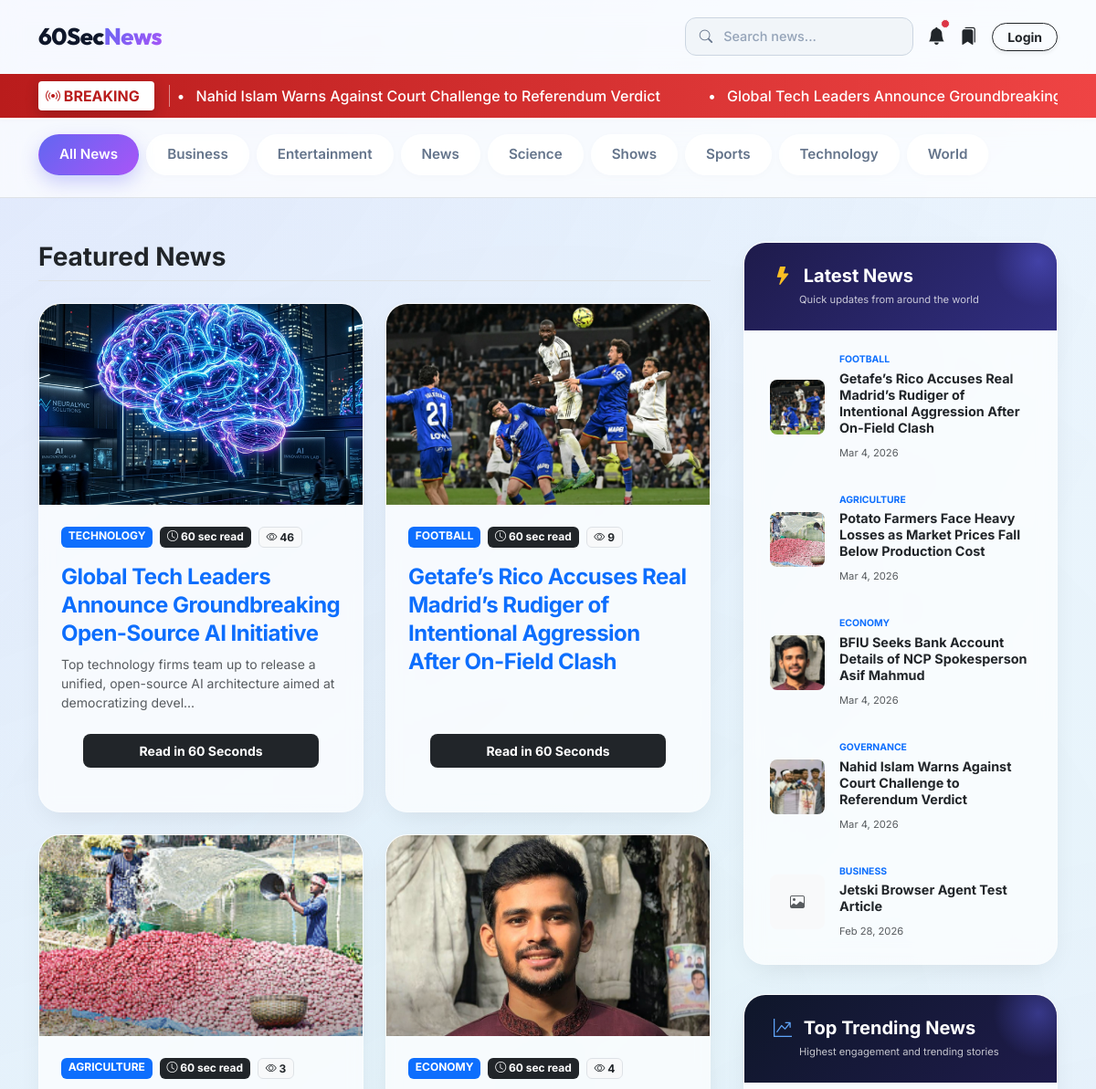
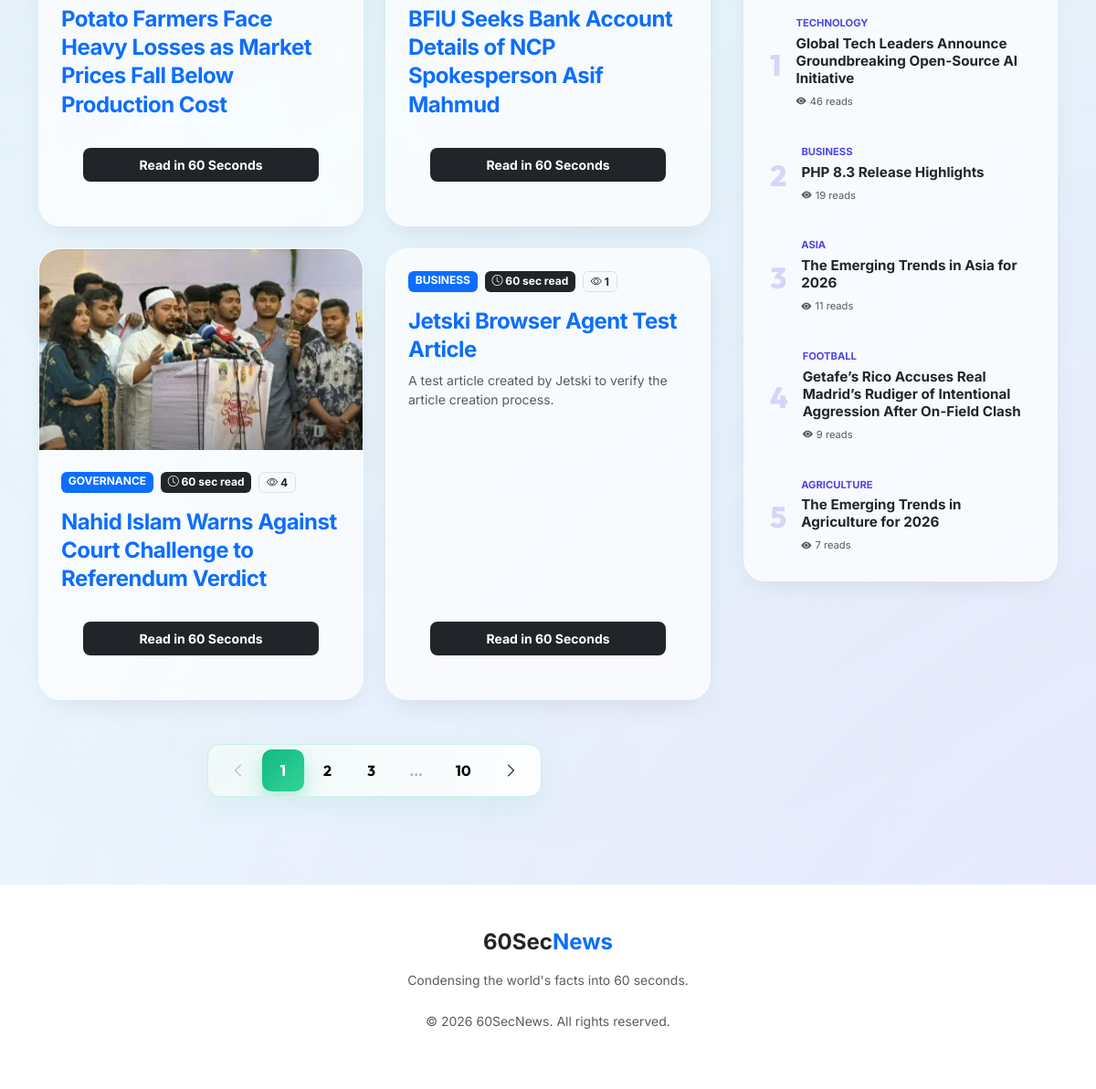
The page / on the database its author committed (2 pictures, top to bottom).
### tables this page shows
CREATE TABLE `articles` (
  `id` int(11) NOT NULL,
  `title` varchar(255) NOT NULL,
  `slug` varchar(255) NOT NULL,
  `summary` text NOT NULL,
  `content` text NOT NULL,
  `author_id` int(11) NOT NULL,
  `category_id` int(11) NOT NULL,
  `featured_image_id` int(11) DEFAULT NULL,
  `status` enum('draft','pending','published','embargoed','trashed') DEFAULT 'draft',
  `is_breaking` tinyint(1) DEFAULT 0,
  `is_pinned` tinyint(1) DEFAULT 0,
  `is_featured` tinyint(1) DEFAULT 0,
  `fact_checked` tinyint(1) DEFAULT 0,
  `publish_at` timestamp NULL DEFAULT NULL,
  `created_at` timestamp NOT NULL DEFAULT current_timestamp(),
  `updated_at` timestamp NOT NULL DEFAULT current_timestamp() ON UPDATE current_timestamp()
);

CREATE TABLE `categories` (
  `id` int(11) NOT NULL,
  `parent_id` int(11) DEFAULT NULL,
  `name` varchar(100) NOT NULL,
  `slug` varchar(100) NOT NULL,
  `created_at` timestamp NOT NULL DEFAULT current_timestamp()
);

CREATE TABLE `media` (
  `id` int(11) NOT NULL,
  `filename` varchar(255) NOT NULL,
  `folder` varchar(100) DEFAULT 'general',
  `alt_text` varchar(255) DEFAULT NULL,
  `uploader_id` int(11) DEFAULT NULL,
  `uploaded_at` timestamp NOT NULL DEFAULT current_timestamp()
);

### public/index.php (the view, shortened to what the rows shown need)
<?php
require_once __DIR__ . '/../app/helpers.php';
$db = DB::getInstance()->getConnection();
$category_slug = $_GET['category'] ?? 'all';
$params = [];
$cat_condition = "";
$settings_file = BASE_PATH . '/config/settings.json';
$settings = ['site_title' => '60-Second News'];
if (file_exists($settings_file))
    $settings = array_merge($settings, json_decode(file_get_contents($settings_file), true));
$top_story_sql = "
    SELECT a.*, c.name as category_name, c.slug as category_slug, u.username as author_name, m.filename, m.folder,
           SUM(v.view_count) as total_views
    FROM articles a
    JOIN categories c ON a.category_id = c.id
    JOIN users u ON a.author_id = u.id
    LEFT JOIN media m ON a.featured_image_id = m.id
    LEFT JOIN views v ON a.id = v.article_id
    WHERE a.status = 'published' AND a.is_pinned = 1 AND a.publish_at <= NOW()
    " . $cat_condition . "
    GROUP BY a.id, c.name, c.slug, u.username, m.filename, m.folder
    ORDER BY a.publish_at DESC
    LIMIT 1
";
$stmt = $db->prepare($top_story_sql);
$stmt->execute($params);
$top_story = $stmt->fetch();
$sidebar_latest = $db->query("
    SELECT a.title, a.slug, a.publish_at, c.name as category_name, m.filename, m.folder
    FROM articles a
    JOIN categories c ON a.category_id = c.id
    LEFT JOIN media m ON a.featured_image_id = m.id
    WHERE a.status = 'published' AND a.publish_at <= NOW()
    ORDER BY a.publish_at DESC
    LIMIT 5
")->fetchAll();
$page = isset($_GET['page']) ? max(1, (int) $_GET['page']) : 1;
$limit = 6;
if ($top_story) {
    if ($page == 1) {
        $fetch_limit = $limit - 1;
        $offset = 0;
    } else {
        $fetch_limit = $limit;
        $offset = ($limit - 1) + ($page - 2) * $limit;
    }
}
$latest_sql = "
    SELECT a.*, c.name as category_name, c.slug as category_slug, u.username as author_name, m.filename, m.folder,
           SUM(v.view_count) as total_views
    FROM articles a
    JOIN categories c ON a.category_id = c.id
    JOIN users u ON a.author_id = u.id
    LEFT JOIN media m ON a.featured_image_id = m.id
    LEFT JOIN views v ON a.id = v.article_id
    WHERE a.status = 'published' AND a.publish_at <= NOW()
    ";
if ($top_story) {
    $latest_sql .= " AND a.id != " . (int) $top_story['id'];
}
$latest_sql .= $cat_condition . " GROUP BY a.id, c.name, c.slug, u.username, m.filename, m.folder ORDER BY a.publish_at DESC LIMIT " . $fetch_limit . " OFFSET " . $offset;
$stmt = $db->prepare($latest_sql);
$stmt->execute($params);
$articles = $stmt->fetchAll();
$categories_raw = $db->query("SELECT id, name, slug, parent_id FROM categories ORDER BY parent_id IS NOT NULL, name ASC")->fetchAll();
$category_tree = [];
$children = [];
foreach ($categories_raw as $c) {
    if ($c['parent_id'] === null) {
        $category_tree[$c['id']] = $c;
        $category_tree[$c['id']]['children'] = [];
    } else {
        $children[$c['parent_id']][] = $c;
    }
}
foreach ($children as $pid => $kids) {
    if (isset($category_tree[$pid]))
        $category_tree[$pid]['children'] = $kids;
}
$breaking_news = $db->query("SELECT title,slug,publish_at FROM articles WHERE status='published' AND is_breaking=1 AND publish_at<=NOW() ORDER BY publish_at DESC LIMIT 5")->fetchAll();
?>
<!DOCTYPE html>
<html lang="en">
<head>
    <link href="https://cdn.jsdelivr.net/npm/bootstrap@5.3.2/dist/css/bootstrap.min.css" rel="stylesheet">
    <link rel="stylesheet" href="https://cdn.jsdelivr.net/npm/bootstrap-icons@1.11.1/font/bootstrap-icons.css">
    <link href="<?= BASE_URL ?>/css/style.css?v=<?= filemtime(BASE_PATH . '/public/css/style.css') ?>" rel="stylesheet">
</head>
<body class="theme-<?= e($settings['user_theme'] ?? 'premium') ?>">
    <div class="main-content-wrapper">
        <?php if (!empty($breaking_news)): ?>
        <div class="breaking-ticker py-2 shadow-sm" style="overflow: hidden; white-space: nowrap;">
            <div class="container d-flex align-items-center">
                <div class="ticker-wrapper ps-2 border-start border-light border-opacity-50">
                    <div class="ticker-content">
                        <?php foreach ($breaking_news as $news): ?>
                        <a href="<?= BASE_URL ?>/article.php?slug=<?= e($news['slug']) ?>"
                            class="text-white text-decoration-none me-5 fw-medium">
                            <span class="me-2">&bull;</span>
                            <?= e($news['title']) ?>
                        </a>
                        <?php endforeach; ?>
                    </div>
                </div>
            </div>
        </div>
        <?php endif; ?>
        <div class="sticky-filters py-3 mb-4  border-bottom"
            style="top: 76px; z-index: 1010; background: var(--glass-bg); backdrop-filter: blur(12px); -webkit-backdrop-filter: blur(12px);">
            <div class="container">
                <div class="d-flex flex-wrap gap-2 pb-2" style="scrollbar-width: thin; overflow: visible;">
                    <?php foreach ($category_tree as $parent): ?>
                    <?php if (!empty($parent['children'])): ?>
                    <div class="dropdown">
                        <a href="#"
                            class="filter-btn text-decoration-none text-nowrap <?= $category_slug === $parent['slug'] ? 'active' : '' ?>"
                            data-bs-toggle="dropdown" aria-expanded="false">
                            <?= e($parent['name']) ?>
                        </a>
                    </div>
                    <?php endif; ?>
                    <?php endforeach; ?>
                </div>
            </div>
        </div>
        <div class="container pb-5">
            <div class="row g-4">
                <div class="col-lg-8">
                    <?php
                    if ($page == 1 && $top_story && !in_array($top_story, $articles)) {
                        array_unshift($articles, $top_story);
                    }
                    ?>
                    <div class="row g-4 align-items-stretch mb-4" id="news-grid">
                        <?php foreach ($articles as $article): ?>
                        <div class="col-md-6 col-sm-12">
                            <a href="<?= BASE_URL ?>/article.php?slug=<?= e($article['slug']) ?>"
                                class="news-card grid-card h-100 d-flex flex-column">
                                <?php if ($article['filename']): ?>
                                <div class="card-img-wrapper" style="height: 220px; overflow: hidden;">
                                    <img src="<?= BASE_URL ?>/uploads/<?= e($article['folder']) ?>/<?= e($article['filename']) ?>"
                                        class="card-img-top w-100 h-100 object-fit-cover" loading="lazy"
                                        alt="<?= e($article['title']) ?>">
                                </div>
                                <?php endif; ?>
                                <div class="news-card-body p-4 d-flex flex-column flex-grow-1">
                                    <div class="mb-3 d-flex flex-wrap gap-2">
                                        <span class="badge bg-primary text-uppercase">
                                            <?= e($article['category_name']) ?>
                                        </span>
                                        <span class="badge bg-dark"><i class="bi bi-clock"></i> 60 sec read</span>
                                        <span class="badge bg-light text-dark border"><i class="bi bi-eye"></i>
                                            <?= number_format($article['total_views'] ?: 0) ?>
                                        </span>
                                    </div>
                                    <h4 class="mb-2 fw-bold headline" style="letter-spacing: -0.5px; line-height: 1.3;">
                                        <?= e($article['title']) ?>
                                    </h4>
                                    <p class="text-muted mb-4 small flex-grow-1">
                                        <?= e(mb_strimwidth($article['summary'], 0, 110, '...')) ?>
                                    </p>
                                    <div class="mt-auto px-4 pb-4">
                                        <button class="btn btn-dark w-100 btn-sm rounded-3 py-2 fw-bold"
                                            style="border: none;">
                                            Read in 60 Seconds
                                        </button>
                                    </div>
                                </div>
                            </a>
                        </div>
                        <?php endforeach; ?>
                    </div>
                </div>
                <div class="col-lg-4 ps-lg-4">
                    <div class="position-sticky" style="top: 130px; z-index: 5;">
                        <div class="sidebar-glass-card mixture-card">
                            <div class="list-group list-group-flush py-2 bg-transparent text-start">
                                <?php foreach ($sidebar_latest as $latest): ?>
                                <a href="<?= BASE_URL ?>/article.php?slug=<?= e($latest['slug']) ?>"
                                    class="list-group-item list-group-item-action border-0 py-3 px-4 d-flex align-items-center trending-item bg-transparent">
                                    <div class="me-3">
                                        <?php if ($latest['filename']): ?>
                                        <img src="<?= BASE_URL ?>/uploads/<?= e($latest['folder']) ?>/<?= e($latest['filename']) ?>"
                                            class="rounded-3" style="width: 60px; height: 60px; object-fit: cover;"
                                            loading="lazy" alt="<?= e($latest['title']) ?>">
                                        <?php else: ?>
                                        <div class="bg-light rounded-3 d-flex align-items-center justify-content-center"
                                            style="width: 60px; height: 60px;">
                                            <i class="bi bi-image text-muted"></i>
                                        </div>
                                        <?php endif; ?>
                                    </div>
                                    <div class="flex-grow-1">
                                        <span class="text-uppercase fw-bold text-primary mb-1 d-block"
                                            style="font-size: 0.65rem;">
                                            <?= e($latest['category_name']) ?>
                                        </span>
                                        <h6 class="fw-bold mb-1 lh-sm text-dark" style="font-size: 0.9rem;">
                                            <?= e($latest['title']) ?>
                                        </h6>
                                        <small class="text-muted" style="font-size: 0.7rem;">
                                            <?= date('M j, Y', strtotime($latest['publish_at'])) ?>
                                        </small>
                                    </div>
                                </a>
                                <?php endforeach; ?>
                            </div>
                        </div>
                    </div>
                </div>
            </div>
        </div>
    </div>
</body>
</html>

### rows shown on the page
articles: title "Nahid Islam Warns Against Court Challenge to Referendum Verdict", featured_image.filename (picture), category.name "GOVERNANCE", total_views "4", publish_at "Mar 4, 2026"
articles: title "Global Tech Leaders Announce…", featured_image.filename (picture), category.name "TECHNOLOGY", total_views "46", title "Global Tech Leaders Announce Groundbreaking Open-Source AI Initiative", summary "Top technology firms team up to release a unified, open-source AI architecture aimed at democratizing devel..."
categories: name "Entertainment"
categories: name "News"
categories: name "Science"
categories: name "Shows"
categories: name "Sports"
categories: name "World"
articles: featured_image.filename (picture), category.name "FOOTBALL", total_views "9", title "Getafe’s Rico Accuses Real Madrid’s Rudiger of Intentional Aggression After On-Field Clash", publish_at "Mar 4, 2026"
articles: featured_image.filename (picture), category.name "AGRICULTURE", total_views "3", title "Potato Farmers Face Heavy Losses as Market Prices Fall Below Production Cost", publish_at "Mar 4, 2026"
articles: featured_image.filename (picture), category.name "ECONOMY", total_views "4", title "BFIU Seeks Bank Account Details of NCP Spokesperson Asif Mahmud", publish_at "Mar 4, 2026"
articles: category.name "BUSINESS", total_views "1", title "Jetski Browser Agent Test Article", summary "A test article created by Jetski to verify the article creation process.", publish_at "Feb 28, 2026"

### other values the page prints
$parent['name'] "Business"
$parent['name'] "Technology"
$total_pages "10"
$trend['category_name'] "TECHNOLOGY"
$trend['title'] "Global Tech Leaders Announce Groundbreaking Open-Source AI Initiative"
$trend['total_views'] "46"
$trend['category_name'] "BUSINESS"
$trend['title'] "PHP 8.3 Release Highlights"
$trend['total_views'] "19"
$trend['category_name'] "ASIA"
$trend['title'] "The Emerging Trends in Asia for 2026"
$trend['total_views'] "11"
$trend['category_name'] "FOOTBALL"
$trend['title'] "Getafe’s Rico Accuses Real Madrid’s Rudiger of Intentional Aggression After On-Field Clash"
$trend['total_views'] "9"
